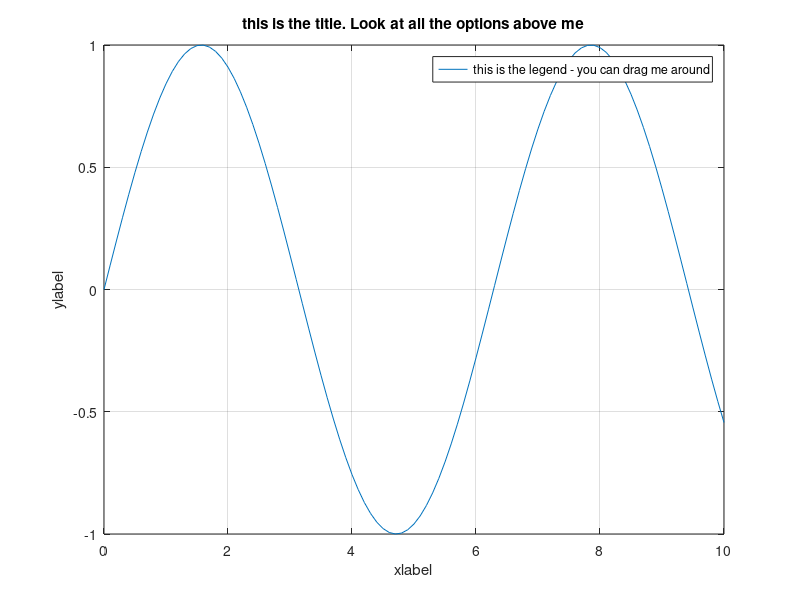
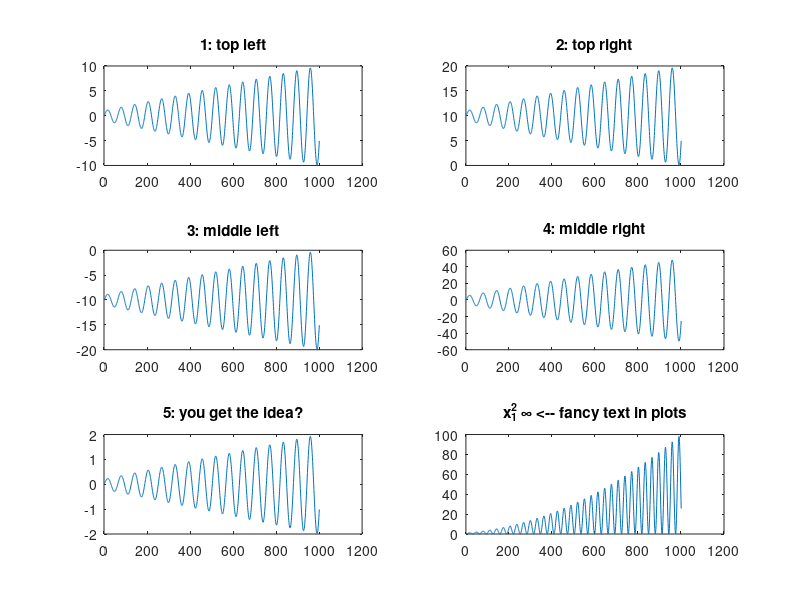

Reproduce these figures in MATLAB, in order.
%% Introduction to MATLAB
% For third year UCT control students
% Please give feedback on the document (error corrections + things that
% were explained badly)

% Author:       Alexander Knemeyer
% Date:         3 September, 2018
% Contact:      KNMALE002@myuct.ac.za

%% NOTE: Complete the Intro_to_MATLAB.m guide before doing this one

%% 2: plotting
%% 2.1: basic plotting
% the general format is
% >> plot(Y)
% or
% >> plot(X, Y)
t = 0:0.1:10;
y = sin(t);
plot(t, y)  % don't close the plot window yet!

%% 2.2: adding descriptions to plots
% figures are accessible and can be updated after they have been made
% for example,
title('this is the title. Look at all the options above me')
legend('this is the legend - you can drag me around')
xlabel('xlabel'); ylabel('ylabel')
grid on;
shg;  % shows the graph

%% 2.3: putting multiple graphs on the same plot
% create a new plot (so that we don't mess with the old one)
figure()

% by default, a new plot is made each time the plot command is called
% you can change this using the 'hold' command
t = 0:0.1:20;
y = sin(t);
plot(y); hold on; plot(y .* sin(10*t)); % . for element-wise multiplication
legend('y', 'y * sin(10t)'); grid on;
xlabel('time[s]')

%% 2.4: making subplots
y = sin(0:0.1:100);
y = y .* linspace(1, 10, length(y));

% the general format is
% >> subplot(num_vertical, num_horizontal, which_plot)
% for example,
subplot(3, 2, 1); % three high, 2 wide, first plot
plot(y);
title('1: top left');

subplot(3, 2, 2); plot(y + 10); title('2: top right')
subplot(3, 2, 3); plot(y - 10); title('3: middle left')
subplot(3, 2, 4); plot(y * 5); title('4: middle right')
subplot(3, 2, 5); plot(y / 5); title('5: you get the idea?')
subplot(3, 2, 6); plot(y .* y); title('x_1^2 \infty <-- fancy text in plots')
shg;

% note that we didn't call figure() before, so the previous plot (if it
% wasn't closed) was overwritten

%% 2.5: closing plots
% either click on the window or type,
close all

%% Finished!
% good work!
% now do 'Intro_to_control_using_MATLAB.m'
